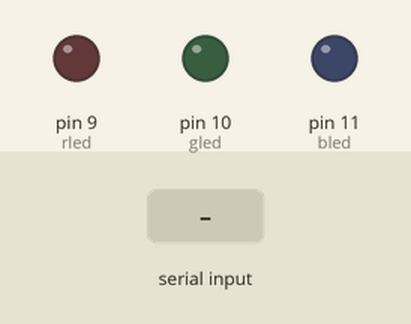
This sketch was run on a simulated Arduino Uno, built with avr-gcc and run on an emulated ATmega328P. On the bench: output pins drawn as LEDs (lit = HIGH). The inputs (shaded band) are chosen by the test bench.

Above: at 1.2 s.
1.3 s: "90,45,200\n" received over Serial
At 2.3 s:
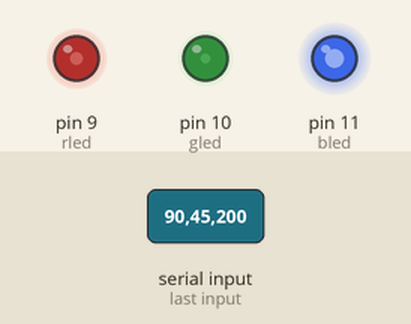
2.8 s: "30,150,10\n" received over Serial
At 3.5 s:
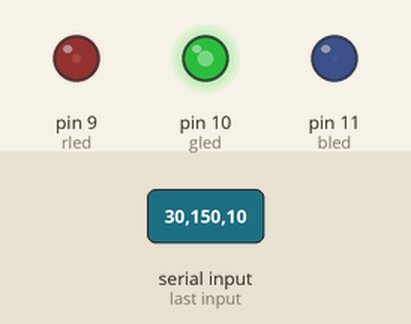
4.3 s: "90,45\n" received over Serial
At 6.4 s:
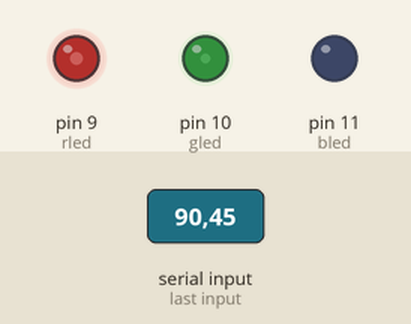
6.8 s: "30,150\n" received over Serial
At 8.4 s:
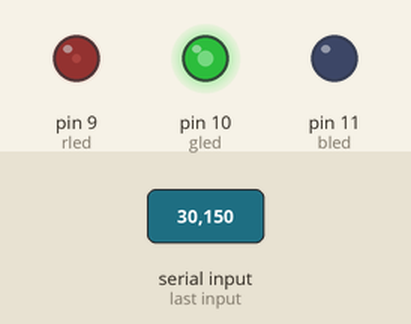
9.3 s: "5\n" received over Serial
At 12.0 s:
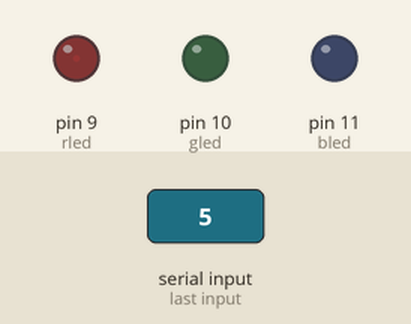
12.3 s: "90\n" received over Serial
At 15.5 s:
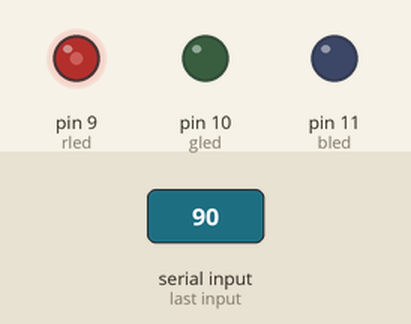
Timing chart, 0 to 16.3 s (numbered marks = the images above; inputs shaded):
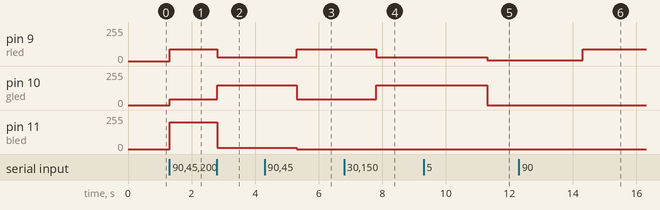

Measured:
- after the input at 1.3 s, pin 9 (rled): 0/255 → 90/255 at once; pin 10 (gled): 0/255 → 45/255 at once; pin 11 (bled): 0/255 → 200/255 at once
- after the input at 2.8 s, pin 9 (rled): 90/255 → 30/255 at once; pin 10 (gled): 45/255 → 150/255 at once; pin 11 (bled): 200/255 → 10/255 at once
- after the input at 4.3 s, pin 9 (rled): 30/255 → 90/255 after 1.0 s; pin 10 (gled): 150/255 → 45/255 after 1.0 s; pin 11 (bled): 10/255 → 0/255 after 1.0 s
- after the input at 6.8 s, pin 9 (rled): 90/255 → 30/255 after 1.0 s; pin 10 (gled): 45/255 → 150/255 after 1.0 s
- after the input at 9.3 s, pin 9 (rled): 30/255 → 5/255 after 2.0 s; pin 10 (gled): 150/255 → 0/255 after 2.0 s
- after the input at 12.3 s, pin 9 (rled): 5/255 → 90/255 after 2.0 s

The sketch:

controlrgb.ino
```cpp
int rled = 9;
int gled = 10;
int bled = 11;
int rled1;
int gled1;
int bled1;

void setup() {
  Serial.begin(9600);
  pinMode(rled , OUTPUT);
  pinMode(gled , OUTPUT);
  pinMode(bled , OUTPUT);
}

void loop (){
  rled1 = 0;
  gled1 = 0;
  bled1 = 0;

if (Serial.available()>0) {

  rled1 = Serial.parseInt();
  gled1 = Serial.parseInt();
  bled1 = Serial.parseInt();

  selectcolor(rled1,gled1,bled1);

  if (Serial.read() == '\n') {
    rled1 = constrain(rled1, 0, 255);
    gled1 = constrain(gled1, 0, 255);
    bled1 = constrain(bled1, 0, 255);
  }
}
  }


void selectcolor(int rlled,int glled,int blled){

  analogWrite(rled,rlled);
  analogWrite(gled,glled);
  analogWrite(bled,blled);

}
```
